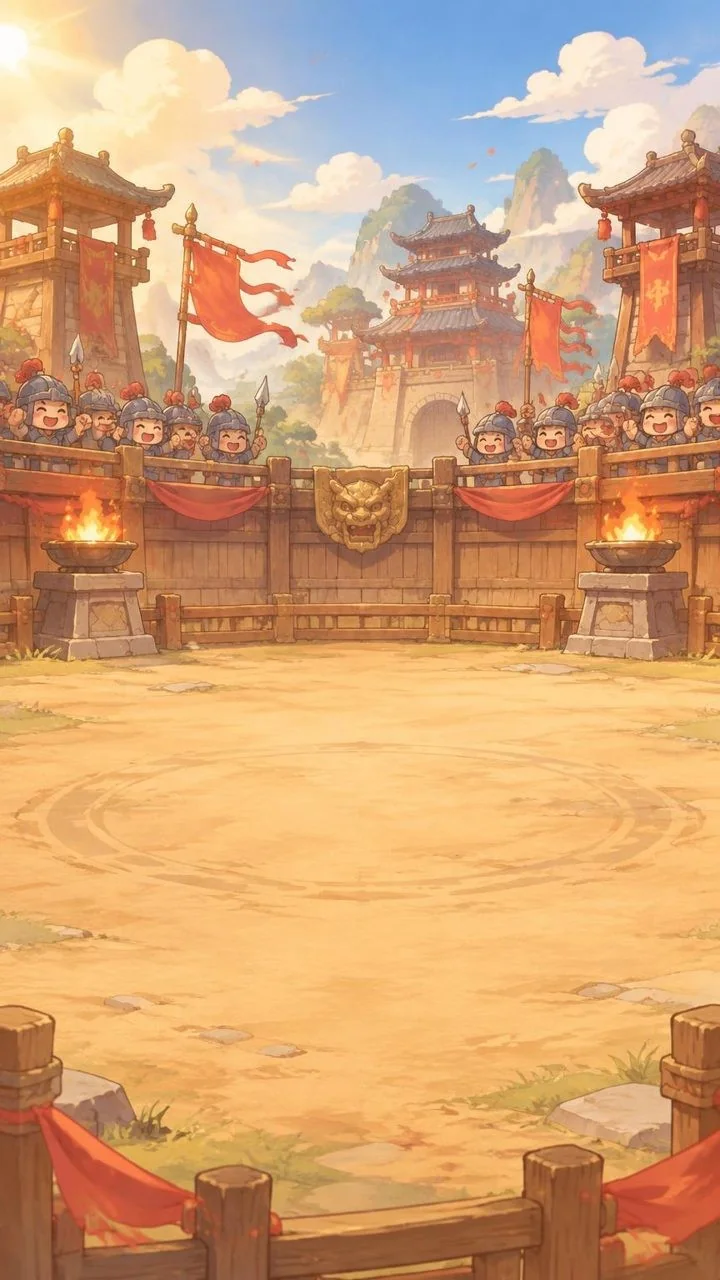
#> input picture assets/duel_arena_bg.webp, 720 x 1280 px
$ python cutout.py ../assets/duel_arena_bg.webp
#> lines starting #> are read from the running program, lines starting #| are printed output that depends on the picture; after the words box and inside, x2 and y2 are one past the last pixel; in counts of white or black regions, pixels touching at a corner belong together
from PIL import Image
import numpy as np, sys, os
from collections import deque

def label_components(mask):
    h, w = mask.shape
    seen = np.zeros((h, w), dtype=bool)
    comps = []
    for y in range(h):
        for x in range(w):
            if mask[y, x] and not seen[y, x]:
                dq = deque([(y, x)]); seen[y, x] = True; pix = [(y, x)]
                while dq:
                    cy, cx = dq.popleft()
                    for ny, nx in ((cy-1,cx),(cy+1,cx),(cy,cx-1),(cy,cx+1)):
                        if 0 <= ny < h and 0 <= nx < w and mask[ny, nx] and not seen[ny, nx]:
                            seen[ny, nx] = True; dq.append((ny, nx)); pix.append((ny, nx))
                comps.append(pix)
    return comps

def remove_bg(im, tol=20, min_hole=24):
#> called with tol = 20, min_hole = 24
    im = im.convert('RGBA')
    a = np.array(im)
    rgb = a[:, :, :3].astype(np.int16)
    h, w = rgb.shape[:2]
#> h = 1280; w = 720
    white = (rgb.min(axis=2) > 255 - tol)
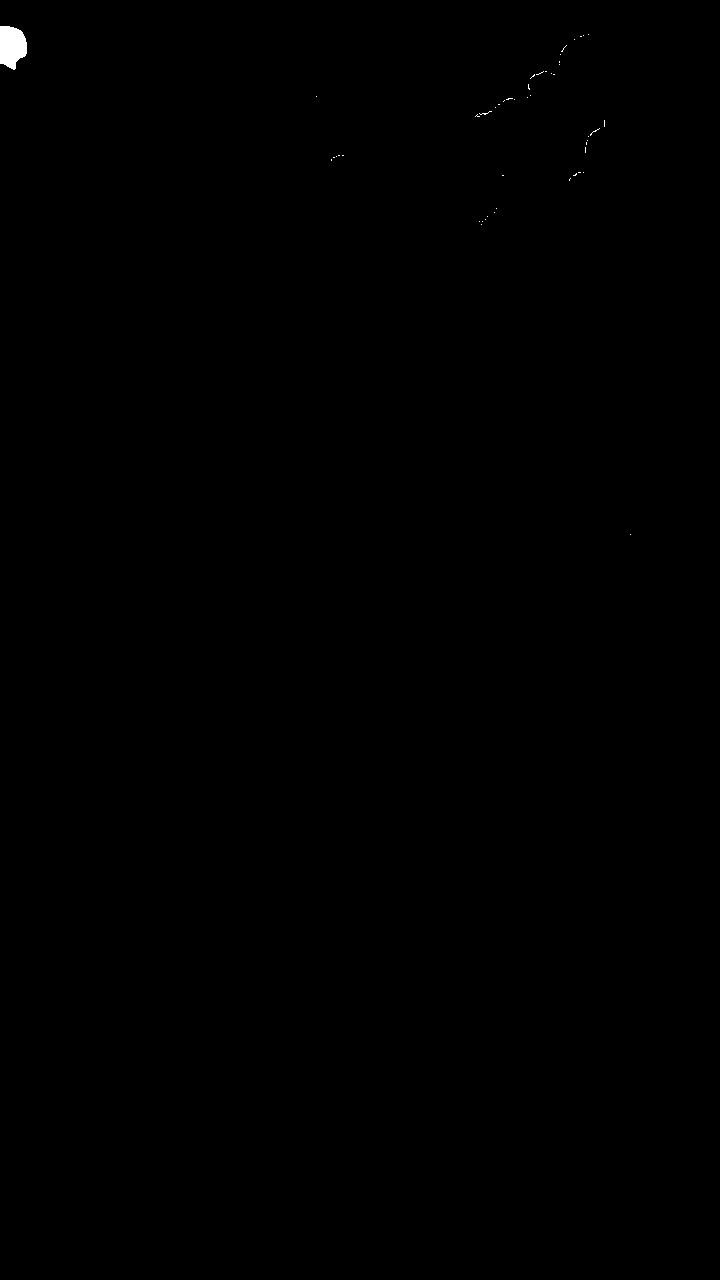
#> white: shape (1280, 720) bool; 0.12% white; 49 white regions (48 under 20 px), largest, box (x1, y1, x2, y2) and area: (0, 26, 27, 70) 926
    # 1) background = white component touching the border
    border = np.zeros((h, w), dtype=bool)
    border[0, :] = border[-1, :] = True; border[:, 0] = border[:, -1] = True
    comps = label_components(white)
#> comps = 71 items
    bg = np.zeros((h, w), dtype=bool)
    for pix in comps:
        ys = [p[0] for p in pix]; xs = [p[1] for p in pix]
        touches = (0 in ys) or (h-1 in ys) or (0 in xs) or (w-1 in xs)
        if touches:
            for p in pix: bg[p[0], p[1]] = True
        elif len(pix) >= min_hole:
            for p in pix: bg[p[0], p[1]] = True   # enclosed background hole
#> this loop made 71 passes
#> (ys, xs, touches) on passes 2, 3, 5, 6, 7, 8, 11, 13, 14, 18, 22, 23: ([34], [588], False), ([35], [583], False), ([39], [574], False), ([45], [566], False), ([46], [565], False), ([47], [564], False), ([54], [560], False), ([64], [559], False), ([71], [543], False), ([73], [551], False), ([77], [531], False), ([78], [530], False)
#> (pix, ys, xs, touches) on passes 4, 9, 10, 12, 15, 16: ([(36, 580), (36, 581)], [36, 36], [580, 581], False), ([(48, 563), (49, 563)], [48, 49], [563, 563], False), ([(50, 562), (51, 562), (51, 561)], [50, 51, 51], [562, 562, 561], False), ([(61, 559), (62, 559)], [61, 62], [559, 559], False), ([(71, 545), (71, 546)], [71, 71], [545, 546], False), ([(72, 541), (72, 542)], [72, 72], [541, 542], False)
#> bg: shape (1280, 720) bool; 0.1% white; 1 white region, box (x1, y1, x2, y2) and area: (0, 26, 27, 70) 926
    a[:, :, 3] = np.where(bg, 0, a[:, :, 3])
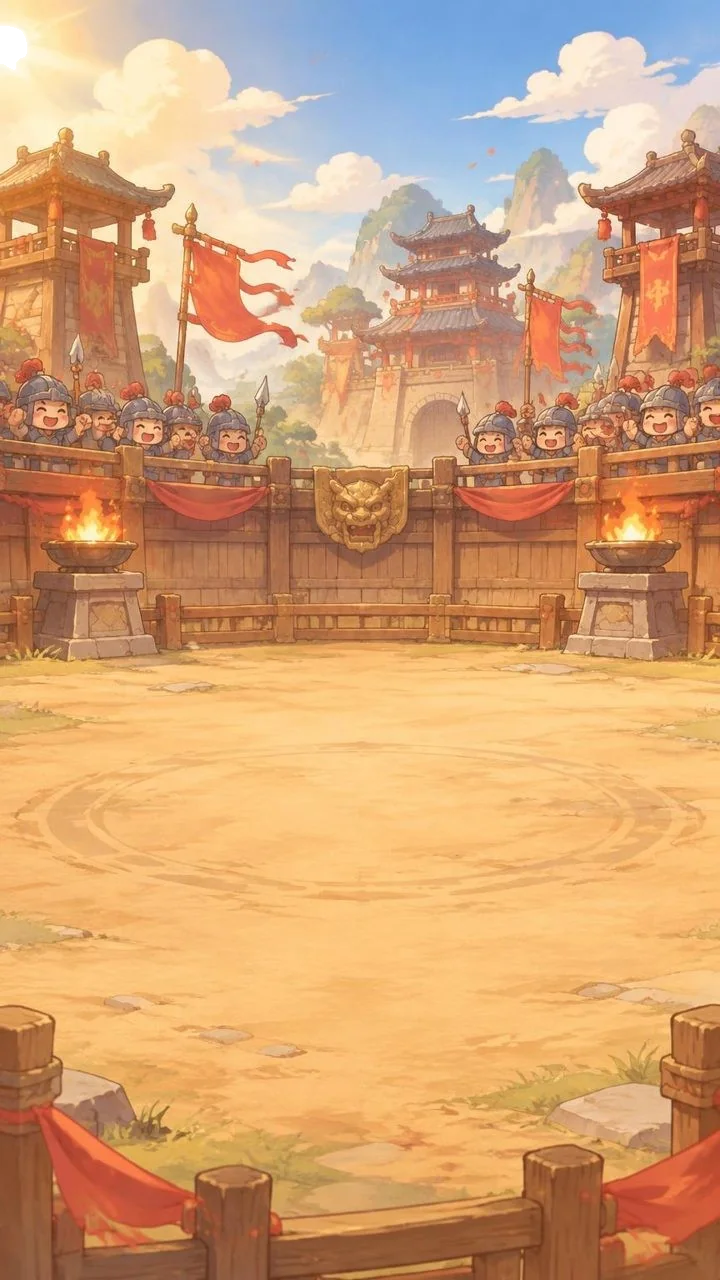
#> a: shape (1280, 720, 4); mean R, G, B, A 209.9, 161.5, 117.2, 254.7; transparent parts drawn white
    # 2) de-fringe bright near-white pixels touching transparency
    bright = (rgb.min(axis=2) > 222) & (rgb.max(axis=2) - rgb.min(axis=2) < 22)
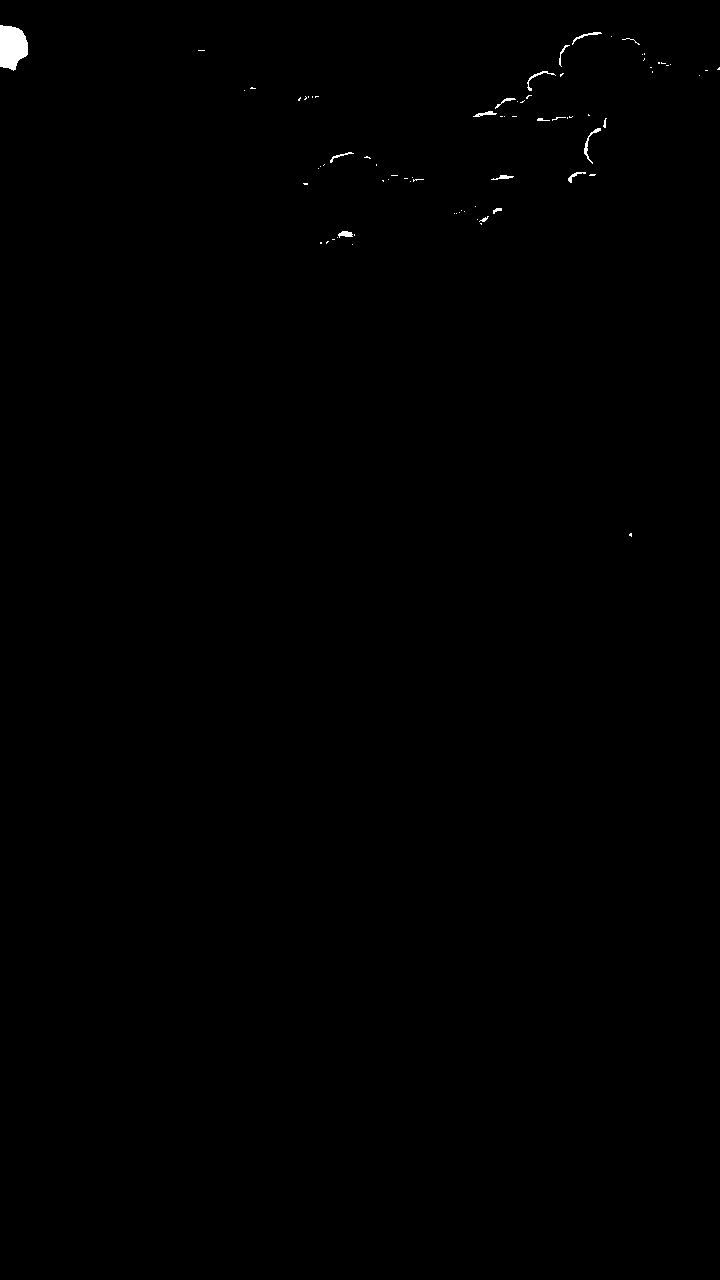
#> bright: shape (1280, 720) bool; 0.22% white; 77 white regions (61 under 20 px), largest, box (x1, y1, x2, y2) and area: (0, 25, 28, 71) 1000, (584, 128, 601, 164) 104, (527, 71, 556, 91) 82
    al = a[:, :, 3]
#> al: shape (1280, 720); 99.9% white; 1 black region, box (x1, y1, x2, y2) and area: (0, 26, 27, 70) 926
    for _ in range(2):
        trans = al == 0
        nb = np.zeros_like(trans)
        nb[1:, :] |= trans[:-1, :]; nb[:-1, :] |= trans[1:, :]
        nb[:, 1:] |= trans[:, :-1]; nb[:, :-1] |= trans[:, 1:]
        al[nb & bright] = 0
#> al: shape (1280, 720); 99.9% white; 1 black region, box (x1, y1, x2, y2) and area: (0, 25, 28, 71) 993
#> nb: shape (1280, 720) bool; 0.12% white; 1 white region, box (x1, y1, x2, y2) and area: (0, 24, 29, 72) 1065
    return Image.fromarray(a, 'RGBA')

if __name__ == '__main__':
    src = sys.argv[1]
    im = remove_bg(Image.open(src))
    bbox = im.getbbox()
#> bbox = (0, 0, 720, 1280)
    print('bbox', bbox, 'size', im.size)
#| bbox (0, 0, 720, 1280) size (720, 1280)
    out = im.crop(bbox)
    out.save(os.path.splitext(src)[0] + '_cut.png')
    print('cut', out.size)
#| cut (720, 1280)
